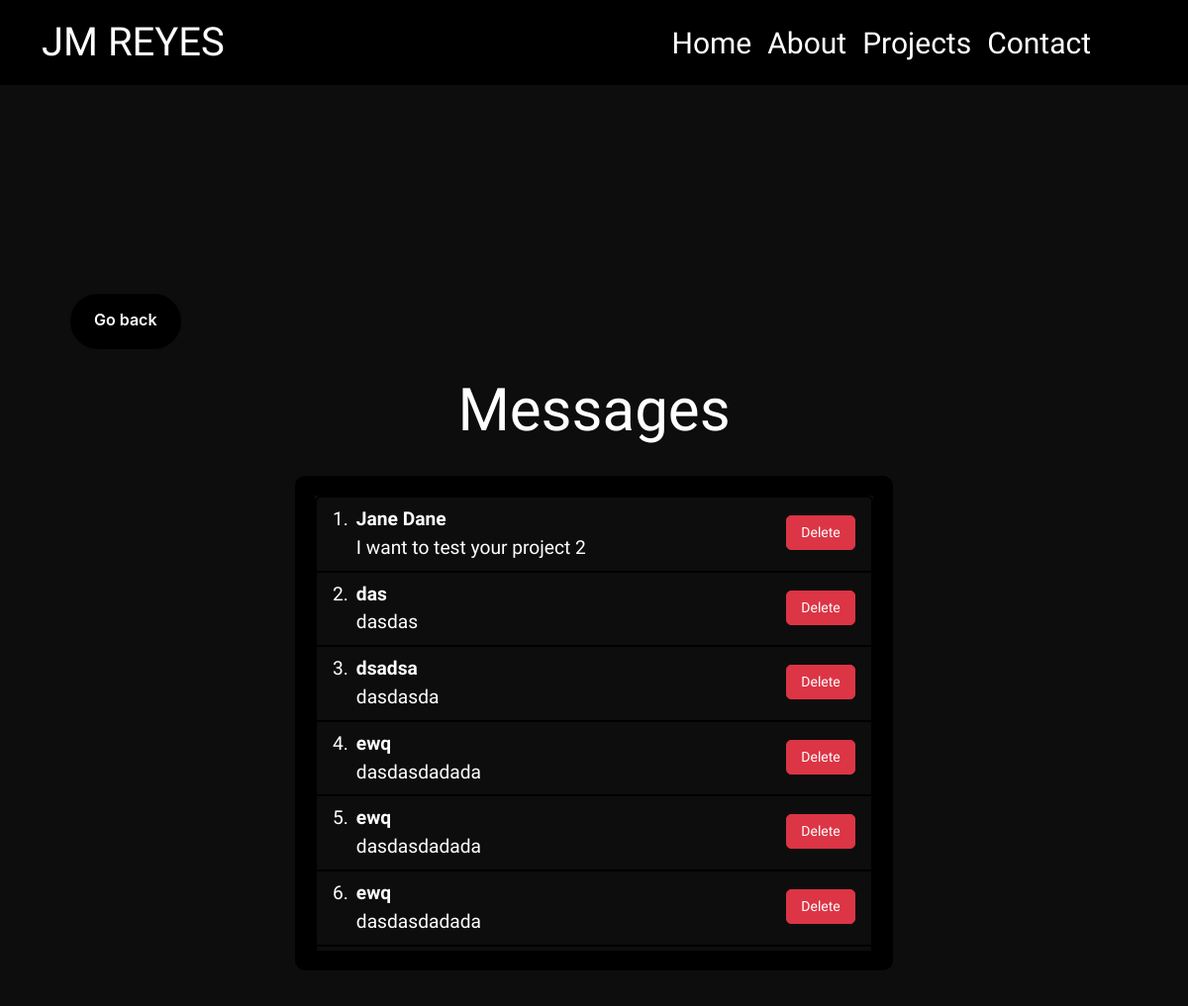
Screenshot of /messages.php (signed in) with the database file from the repository.
### tables this page shows
CREATE TABLE `contact` (
  `contact_ID` int(11) NOT NULL,
  `user_ID` int(11) DEFAULT NULL,
  `c_name` varchar(255) NOT NULL,
  `c_email` varchar(255) NOT NULL,
  `c_subject` varchar(255) NOT NULL,
  `c_message` text NOT NULL
);

### messages.php (the view, shortened to what this page needs)
<?php
include('connect.php');
?>
<!DOCTYPE html>
<html lang="en">
<head>
    <link href="https://cdn.jsdelivr.net/npm/bootstrap@5.3.3/dist/css/bootstrap.min.css" rel="stylesheet"
 />
    <link href="https://unpkg.com/aos@2.3.1/dist/aos.css" rel="stylesheet" />
    <link rel="stylesheet"
        href="https://maxst.icons8.com/vue-static/landings/line-awesome/font-awesome-line-awesome/css/all.min.css" />
    <link rel="stylesheet"
        href="https://maxst.icons8.com/vue-static/landings/line-awesome/line-awesome/1.3.0/css/line-awesome.min.css" />
    <link rel="stylesheet" href="./assets/css/style.css" />
</head>
<body data-bs-spy="scroll" data-bs-target=".navbar">
    <nav class="navbar navbar-expand-lg navbar-dark fixed-top">
        <div class="container fluid mx-lg-auto">
            <a class="navbar-brand navbar-font" href="index.php">
                <span class="name-logo"><i class="las la-cat"></i> JM REYES</span></a>
            <div class="collapse navbar-collapse navbar-font" id="navbarNav">
                <ul class="navbar-nav">
                    <li class="nav-item">
                        <a class="nav-link" aria-current="page" href="index.php#home">Home</a>
                    </li>
                    <li class="nav-item">
                        <a class="nav-link" aria-current="page" href="index.php#about">About</a>
                    </li>
                    <li class="nav-item">
                        <a class="nav-link" aria-current="page" href="index.php#projects">Projects</a>
                    </li>
                    <li class="nav-item">
                        <a class="nav-link" aria-current="page" href="index.php#contact">Contact</a>
                    </li>
                    <li class="nav-item">
                        <a class="nav-link" aria-current="page" href="settings.php"><i class="las la-cog"></i></a>
                    </li>
                    <li class="nav-item">
                        <a class="nav-link active cog-active" aria-current="page" href="messages.php"></a>
                    </li>
                    <li class="nav-item">
                        <a class="nav-link" aria-current="page" href="logout.php"></i></a>
                    </li>
                </ul>
            </div>
        </div>
    </nav>
    <section id="settings" class="full-height px-lg-5">
        <div class="container mt-5 p-md-4">
            <div class="go-back">
                <a href="settings.php" class="button-27">Go back</a>
            </div>
        </div>
        <div class="col-12">
            <h4 style="font-size: 60px; text-align: center; margin-bottom: 30px;">Messages</h4>
        </div>
        <div class="d-flex justify-content-center" style="margin-left: 250px; margin-right: 250px;">
            <div class="col-12">
                <div data-bs-spy="scroll" data-bs-root-margin="0px 0px -40%" data-bs-smooth-scroll="true"
                    class="scrollable-div" tabindex="0">
                    <ol class="list-group list-group-numbered">
                    <?php
                        $confirm_del = 'Are you sure you want to delete this contact?';
                        $sql = "SELECT * FROM `contact`";
                        $result = mysqli_query($con, $sql);
                        if($result) {
                            while($row = mysqli_fetch_assoc($result)) {
                                $id = $row['contact_ID'];
                                $name = $row['c_name'];
                                $subject = $row['c_subject'];
                                echo '
                                <a href="message-content.php?messageid='.$id.'" class="list-group-item d-flex justify-content-between align-items-start">
                                    <div class="ms-2 me-auto">
                                        <div class="fw-bold">'.$name.'</div>
                                        '.$subject.'
                                    </div>
                                    <div class="ms-1">
                                        <form method="post" action="delete.php?delete-messageid='.$id.'">
                                            <input type="hidden" name="id" value="'.$id.'">
                                            <button type="submit" name="delete" style="margin-top: 10px;" class="btn btn-danger btn-sm btn-size" onclick="return confirm(\''.$confirm_del.'\')">Delete</button>
                                        </form>
                                    </div>
                                </a>
                                ';
                            }
                        }
                    ?>
                    </ol>
                </div>
            </div>
    </section>
</body>
</html>

### assets/css/style.css (style rules this page uses)
:root { --color-body: #ffffff; --color-base: #0e0d0d; --color-base1: #1b1818; --color-base2: #000000; --color-brand2: #ff3131; --color-brand: #ef4f4f; --font-base: "Belleza"; --font-base2: "Oswald"; }
body { background-color: var(--color-base); color: var(--color-body); font-family: var(--font-base); }
h1, h2, h3, h4, h5, h6 { color: var(--color-body); font-weight: 300; }
.full-height { min-height: 100vh; height: 100%; display: flex; flex-direction: column; justify-content: center; padding-top: 80px; padding-bottom: 80px; border-bottom: 1px solid var(--color-base1); }
.name-logo { font-size: 40px; }
a { text-decoration: none; color: var(--color-body); transition: all 0.4s ease; font-family: var(--font-base); }
.navbar { background-color: var(--color-base2); }
.navbar-font { font-size: 30px; }
.navbar-nav { margin-left: auto; }
.navbar .nav-link { text-decoration: none; color: var(--color-body); transition: all 0.4 ease; font-family: var(--font-base2); font-weight: 300; }
.navbar .nav-link.active { color: var(--color-brand); }
.cog-active { pointer-events: none; }
.button-27 { appearance: none; background-color: var(--color-base2); border: 2px solid var(--color-base); border-radius: 15px; box-sizing: border-box; color: #FFFFFF; cursor: pointer; display: inline-block; font-family: Roobert,-apple-system,BlinkMacSystemFont,"Segoe UI",Helvetica,Arial,sans-serif,"Apple Color Emoji","Segoe UI Emoji","Segoe UI Symbol"; font-size: 16px; font-weight: 600; line-height: normal; margin: 0; margin-left: 50px; min-height: 60px; min-width: 0; outline: none; padding: 16px 24px; text-align: center; text-decoration: none; transition: all 300ms cubic-bezier(.23, 1, 0.32, 1); user-select: none; -webkit-user-select: none; touch-action: manipulation; width: 220px; will-change: transform; }
.btn-size { height: 35px; width: 70px; text-align: center; border-radius: 5px; }
.go-back { margin-left: -5%; }
.go-back .button-27 { width: auto; border-radius: 50px; }
.list-group-item { background-color: var(--color-base); color: var(--color-body); border: 2px solid var(--color-base2); transition: all 0.4 ease; margin: 0; font-size: larger; }
.scrollable-div { max-height: 500px; overflow-y: auto; border: 20px solid var(--color-base2); border-radius: 10px; }

### rows the page displays
contact: c_name "Jane Dane", c_subject "I want to test your project 2"
contact: c_name "das", c_subject "dasdas"
contact: c_name "dsadsa", c_subject "dasdasda"
contact: c_name "ewq", c_subject "dasdasdadada"
contact: c_name "ewq", c_subject "dasdasdadada"
contact: c_name "ewq", c_subject "dasdasdadada"
